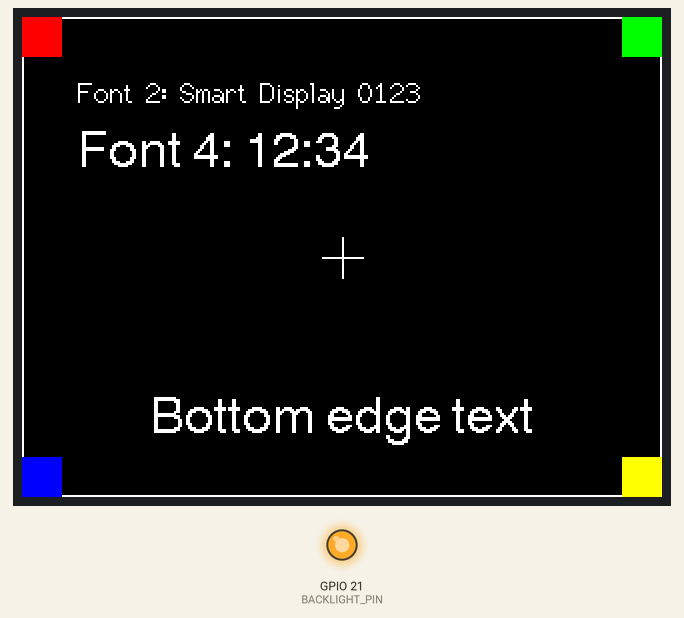
Bench run of a sketch on a simulated ESP32. Parts: 320×240 colour display, output pins drawn as LEDs (lit = HIGH). What the sketch prints to the serial monitor is not drawn.

Above: at 4.2 s.

The sketch:

test_display.ino
```cpp
// ============================================================
// HW unit test: screen (ILI9341, 320x240, HSPI) with TFT_eSPI only.
//
// What it checks
//   1. Full-screen fills in 5 colors, timed (SPI speed).
//   2. Geometry: a 1 px border on all 4 edges, corner marks,
//      center cross -> nothing cut off, not mirrored, not shifted.
//   3. Text in 3 sizes is readable.
//   4. Colors are not inverted (white looks white, red looks red).
//
// How to run: open this folder in Arduino IDE (build_opt.h next to
// this file holds the same screen config as the firmware), upload,
// open Serial Monitor at 115200 and watch the screen.
// ============================================================
#include <TFT_eSPI.h>

#define BACKLIGHT_PIN 21
#define FILL_LIMIT_MS 60  // 320x240x16 bit at 55 MHz is ~22 ms; 60 ms leaves room

TFT_eSPI tft;

struct Fill { uint16_t color; const char* name; };
const Fill fills[] = {
  {TFT_RED, "red"}, {TFT_GREEN, "green"}, {TFT_BLUE, "blue"}, {TFT_WHITE, "white"}, {TFT_BLACK, "black"},
};

void setup() {
  Serial.begin(115200);
  delay(500);
  Serial.println();
  Serial.println("[TEST] Display: ILI9341 320x240 (TFT_eSPI)");

  pinMode(BACKLIGHT_PIN, OUTPUT);
  digitalWrite(BACKLIGHT_PIN, HIGH);
  tft.init();
  tft.setRotation(1);       // landscape, same as the firmware
  tft.invertDisplay(true);  // this panel needs inversion for correct colors

  // 1. timed full-screen fills
  bool fillsOk = true;
  for (const Fill& f : fills) {
    uint32_t start = micros();
    tft.fillScreen(f.color);
    uint32_t ms = (micros() - start + 500) / 1000;
    Serial.printf("  fill %-5s : %lu ms %s\n", f.name, ms, ms <= FILL_LIMIT_MS ? "ok" : "TOO SLOW");
    if (ms > FILL_LIMIT_MS) fillsOk = false;
    delay(600);
  }

  // 2. geometry: border, corner marks, center cross
  tft.fillScreen(TFT_BLACK);
  tft.drawRect(0, 0, 320, 240, TFT_WHITE);                 // must touch all 4 edges
  tft.fillRect(0, 0, 20, 20, TFT_RED);                     // top-left: red
  tft.fillRect(300, 0, 20, 20, TFT_GREEN);                 // top-right: green
  tft.fillRect(0, 220, 20, 20, TFT_BLUE);                  // bottom-left: blue
  tft.fillRect(300, 220, 20, 20, TFT_YELLOW);              // bottom-right: yellow
  tft.drawFastHLine(150, 120, 21, TFT_WHITE);
  tft.drawFastVLine(160, 110, 21, TFT_WHITE);

  // 3. text in 3 sizes
  tft.setTextColor(TFT_WHITE, TFT_BLACK);
  tft.setTextDatum(TL_DATUM);
  tft.drawString("Font 2: Smart Display 0123", 28, 30, 2);
  tft.drawString("Font 4: 12:34", 28, 56, 4);
  tft.setTextDatum(BC_DATUM);
  tft.drawString("Bottom edge text", 160, 215, 4);

  Serial.println("  Check the screen now:");
  Serial.println("   - a white border touches all 4 edges (nothing cut off)");
  Serial.println("   - corners: red top-left, green top-right, blue bottom-left, yellow bottom-right");
  Serial.println("     (if red is top-right the image is mirrored; if colors differ, inversion is wrong)");
  Serial.println("   - the cross is in the middle, the text is sharp and readable");
  Serial.printf("RESULT (automatic part, fill speed): %s\n", fillsOk ? "PASS" : "FAIL");
  Serial.println("RESULT (visual part): write PASS/FAIL in the report after checking the list above");
}

void loop() {}
```
